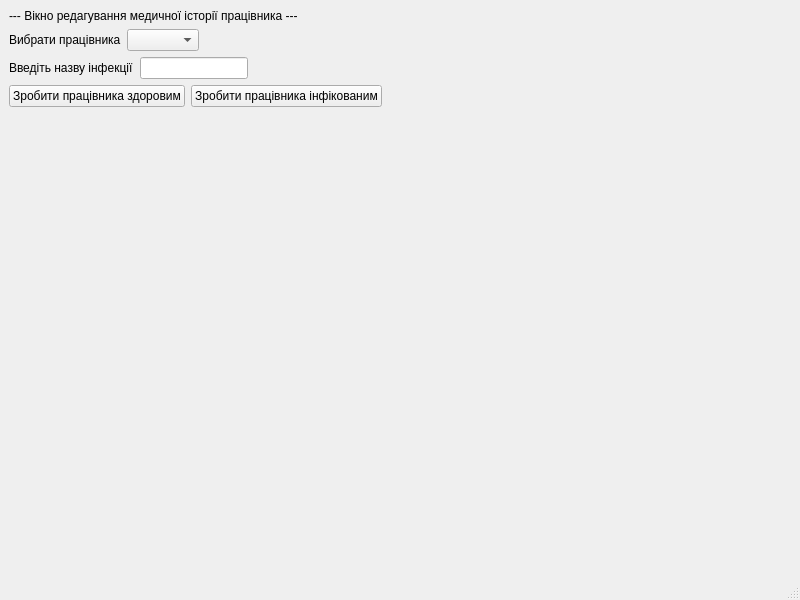
<?xml version="1.0" encoding="UTF-8"?>
<ui version="4.0">
 <class>MainWindow</class>
 <widget class="QMainWindow" name="MainWindow">
  <property name="geometry">
   <rect>
    <x>0</x>
    <y>0</y>
    <width>800</width>
    <height>600</height>
   </rect>
  </property>
  <property name="windowTitle">
   <string>MainWindow</string>
  </property>
  <widget class="QWidget" name="centralwidget">
   <layout class="QFormLayout" name="formLayout">
    <item row="1" column="0">
     <layout class="QHBoxLayout" name="horizontalLayout">
      <item>
       <widget class="QLabel" name="label">
        <property name="text">
         <string>Вибрати працівника</string>
        </property>
       </widget>
      </item>
      <item>
       <widget class="QComboBox" name="comboBox"/>
      </item>
     </layout>
    </item>
    <item row="2" column="0">
     <layout class="QHBoxLayout" name="horizontalLayout_2">
      <item>
       <widget class="QLabel" name="label_2">
        <property name="text">
         <string>Введіть назву інфекції</string>
        </property>
       </widget>
      </item>
      <item>
       <widget class="QLineEdit" name="lineEdit"/>
      </item>
     </layout>
    </item>
    <item row="4" column="0">
     <layout class="QHBoxLayout" name="horizontalLayout_3">
      <item>
       <widget class="QPushButton" name="pushButton">
        <property name="text">
         <string>Зробити працівника здоровим</string>
        </property>
       </widget>
      </item>
      <item>
       <widget class="QPushButton" name="pushButton_2">
        <property name="text">
         <string>Зробити працівника інфікованим</string>
        </property>
       </widget>
      </item>
     </layout>
    </item>
    <item row="0" column="0">
     <widget class="QLabel" name="label_3">
      <property name="text">
       <string>--- Вікно редагування медичної історії працівника ---</string>
      </property>
     </widget>
    </item>
   </layout>
  </widget>
  <widget class="QMenuBar" name="menubar">
   <property name="geometry">
    <rect>
     <x>0</x>
     <y>0</y>
     <width>800</width>
     <height>17</height>
    </rect>
   </property>
  </widget>
  <widget class="QStatusBar" name="statusbar"/>
 </widget>
 <resources/>
 <connections/>
</ui>
